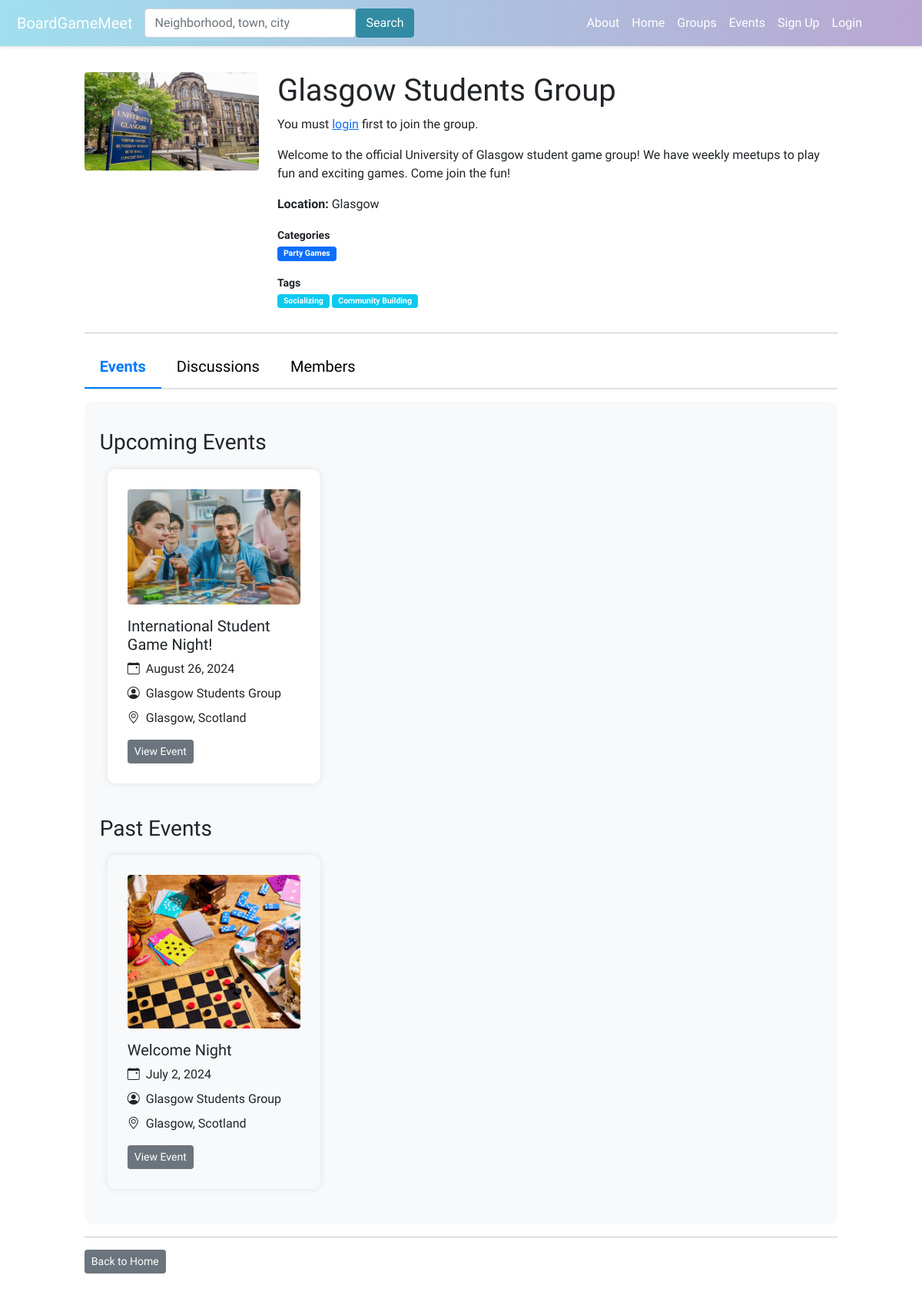
/group/glasgow-students-group-7/, run on the app's committed database.
### boardgame/models.py (models this page shows, shortened)
class Group(models.Model):
    name = models.CharField(max_length=100)
    description = models.TextField()
    members = models.ManyToManyField(User, through='GroupMembers')
    slug = models.SlugField(unique=True)
    group_image = models.ImageField(upload_to='group_images/', null=True, blank=True)
    TYPE_SELECT = (
        ('Public', 'Public'),
        ('Private', 'Private'),
    )
    group_privacy = models.CharField(max_length=10,choices=TYPE_SELECT,default='Public')
    categories = models.ManyToManyField(Category, related_name='groups', blank=True)
    tags = models.ManyToManyField(Tag, related_name='groups', blank=True)

class GroupLocation(models.Model):
    group = models.OneToOneField('Group', on_delete=models.CASCADE)
    city = models.CharField(max_length=100)
    sublocality = models.CharField(max_length=100, blank=True)  # neighborhoods or sublocalities
    state = models.CharField(max_length=100, blank=True)
    postcode = models.CharField(max_length=20, blank=True)
    country = models.CharField(max_length=100)
    latitude = models.DecimalField(max_digits=9, decimal_places=6, blank=True, null=True)
    longitude = models.DecimalField(max_digits=9, decimal_places=6, blank=True, null=True)

class Category(models.Model):
    name = models.CharField(max_length=100)

class Tag(models.Model):
    name = models.CharField(max_length=100)

class Event(models.Model):
    group = models.ForeignKey(Group, on_delete=models.CASCADE)
    title = models.CharField(max_length=100)
    description = models.TextField()
    date_time = models.DateTimeField()
    attendees = models.ManyToManyField(User, through='EventAttendance')
    event_image = models.ImageField(upload_to='event_images/', null=True, blank=True)
    categories = models.ManyToManyField(Category, related_name='events', blank=True)
    tags = models.ManyToManyField(Tag, related_name='events', blank=True)
    nominations_open = models.BooleanField(default=True)
    signups_open = models.BooleanField(default=False)
    admin_only_nominations = models.BooleanField(default=False)
    skip_nominations = models.BooleanField(default=False)

class EventLocation(models.Model):
    event = models.OneToOneField('Event', on_delete=models.CASCADE)
    address = models.CharField(max_length=255)
    city = models.CharField(max_length=100)
    sublocality = models.CharField(max_length=100, blank=True)  # neighborhoods or sublocalities
    state = models.CharField(max_length=100, blank=True, null=True)
    postcode = models.CharField(max_length=20)
    country = models.CharField(max_length=20)
    latitude = models.DecimalField(max_digits=9, decimal_places=6, blank=True, null=True)
    longitude = models.DecimalField(max_digits=9, decimal_places=6, blank=True, null=True)

### boardgame/views.py (the view, shortened to what this page needs)
# urls.py: path('group/<slug:group_slug>/', views.group_profile, name='group_profile'),
def group_profile(request, group_slug):
    group = Group.objects.get(slug=group_slug)
    members = group.members.all()
    is_member = False
    is_admin = False
    is_moderator = False
    if request.user.is_authenticated:
        is_member = members.filter(id=request.user.id).exists()
        is_admin = GroupMembers.objects.filter(user=request.user, group=group, is_admin=True).exists()
        is_moderator = GroupMembers.objects.filter(user=request.user, group=group, is_moderator=True).exists()
    now = timezone.now()
    upcoming_events = Event.objects.filter(group=group, date_time__gte=now).order_by('date_time')
    past_events = Event.objects.filter(group=group, date_time__lt=now).order_by('-date_time')
    post_form = GroupPostForm()
    comment_form = GroupCommentForm()
    group_location = GroupLocation.objects.filter(group=group).first()
    posts = GroupPost.objects.filter(group=group).order_by('-date_added')
    context = {
        'group': group,
        'group_location': group_location,
        'is_admin': is_admin,
        'is_moderator': is_moderator,
        'upcoming_events': upcoming_events,
        'past_events': past_events,
        'members': members,
        'is_member': is_member,
        'post_form': post_form,
        'comment_form': comment_form,
        'posts': posts,
    }
    return render(request, 'boardgame/group_profile.html', context)

### boardgame/forms.py
class GroupPostForm(forms.ModelForm):
    class Meta:
        model = GroupPost
        fields = ['content']

class GroupCommentForm(forms.ModelForm):
    class Meta:
        model = GroupPostComment
        fields = ['content']

### boardgame/templates/boardgame/group_profile.html (shortened to what this page needs)
{% extends 'boardgame/base.html' %}
{% load static %}
{% block content %}
<head>
    <link rel="stylesheet" href="{% static 'boardgame/group_profile_style.css' %}">
</head>
<div class="container mt-4" style="max-width: 90%; margin: 0 auto; padding-bottom: 30px; padding-top: 10px;">
<div class="row">
    <div class="col-md-3">
        {% if group.group_image %}
        <img src="{{ group.group_image.url }}" class="profile-image img-fluid rounded">
        {% else %}
        <img src="{% static 'boardgame/images/group_profile_default.jpg' %}" class="profile-image img-fluid rounded">
        {% endif %}
    </div>
    <div class="col-md-9">
        <h1>{{ group.name }}</h1>
        {% if user.is_authenticated %}
        <form method="POST" action="">
            {% csrf_token %}
            {% if is_member %}
            <button type="submit" class="btn btn-danger btn-sm mb-2" name="leave">Leave Group</button>
            {% else %}
            <button type="submit" class="btn btn-primary btn-sm mb-2" name="join">Join Group</button>
            {% endif %}
            {% if is_admin or is_moderator %}
            <a href="{% url 'create_event' group.slug %}" class="btn btn-primary btn-sm mb-2">Create Event</a>
            <a href="{% url 'manage_group_dashboard' group.slug %}" class="btn btn-secondary btn-sm mb-2">Manage
                Group</a>
            {% endif %}
        </form>
        {% else %}
        <p>You must <a href="{% url 'login' %}">login</a> first to join the group.</p>
        {% endif %}
        <p>{{ group.description }}</p>
        {% if group_location %}
        <p><strong>Location:</strong> {{ group_location.city }}</p>
        {% else %}
        <p><strong>Location:</strong> Not specified</p>
        {% endif %}
        <div class="mb-1">
            <strong class="small">Categories</strong>
            <p class="small">
                {% for category in group.categories.all %}
                <a href="#" class="badge bg-primary text-decoration-none small py-1 px-2">{{ category.name }}</a>
                {% empty %}
                <span class="badge bg-secondary small py-1 px-2">No categories</span>
                {% endfor %}
            </p>
        </div>
        <div class="mb-1">
            <strong class="small">Tags</strong>
            <p class="small">
                {% for tag in group.tags.all %}
                <a href="#" class="badge bg-info text-decoration-none small py-1 px-2">{{ tag.name }}</a>
                {% empty %}
                <span class="badge bg-secondary small py-1 px-2">No tags</span>
                {% endfor %}
            </p>
        </div>
    </div>
</div>
<hr>
<ul class="nav nav-tabs" id="groupTabs" role="tablist">
    <li class="nav-item" role="presentation">
        <a class="nav-link active" id="events-tab" data-bs-toggle="tab" href="#events" role="tab" aria-controls="events"
            aria-selected="true">Events</a>
    </li>
    <li class="nav-item" role="presentation">
        <a class="nav-link" id="discussions-tab" data-bs-toggle="tab" href="#discussions" role="tab"
            aria-controls="discussions" aria-selected="false">Discussions</a>
    </li>
    <li class="nav-item" role="presentation">
        <a class="nav-link" id="members-tab" data-bs-toggle="tab" href="#members" role="tab" aria-controls="members"
            aria-selected="false">Members</a>
    </li>
</ul>
<div class="tab-content mt-3" id="groupTabsContent">
    <div class="tab-pane fade show active" id="events" role="tabpanel" aria-labelledby="events-tab">
        <h3 class="mt-3">Upcoming Events</h3>
        {% if upcoming_events %}
        <div class="row">
            {% for event in upcoming_events %}
            <div class="col-md-4 mb-3">
                <div class="card card-custom">
                    <div class="card-body p-3">
                        <div class="text-center mb-3">
                            {% if event.event_image %}
                                <img src="{{ event.event_image.url }}" class="rounded" style="width: 100%; height: 150px; object-fit: cover;">
                            {% else %}
                                <img src="{% static 'boardgame/images/event_image_default.jpg' %}" class="rounded" style="width: 100%; height: 200px; object-fit: cover;">
                            {% endif %}
                        </div>
                        <h5>{{ event.title }}</h5>
                        <div class="d-flex align-items-center mb-2">
                            <i class="bi bi-calendar-event me-2"></i>
                            <span>{{ event.date_time|date:"F j, Y" }}</span>
                        </div>
                        <div class="d-flex align-items-center mb-2">
                            <i class="bi bi-person-circle me-2"></i>
                            <span>{{ event.group.name }}</span>
                        </div>
                        <div class="d-flex align-items-center mb-2">
                            <i class="bi bi-geo-alt me-2"></i>
                            <span>{{ event.eventlocation.city }}{% if event.eventlocation.state %}, {{ event.eventlocation.state }}{% endif %}</span>
                        </div>
                        <div class="mt-3">
                            <a href="{% url 'event_details' event.id %}" class="btn btn-secondary btn-sm">View Event</a>
                        </div>
                    </div>
                </div>
            </div>
            {% endfor %}
        </div>
        {% else %}
        There are no upcoming events.
        {% endif %}
        {% if past_events %}
        <h3 class="mt-3">Past Events</h3>
        <div class="row">
            {% for event in past_events %}
            <div class="col-md-4 mb-3">
                <div class="card card-custom" style="background-color: #f8f9face;">
                    <div class="card-body p-3">
                        <div class="text-center mb-3">
                            {% if event.event_image %}
                                <img src="{{ event.event_image.url }}" class="rounded" style="width: 100%; height: 150px; object-fit: cover;">
                            {% else %}
                                <img src="{% static 'boardgame/images/event_image_default.jpg' %}" class="rounded" style="width: 100%; height: 200px; object-fit: cover;">
                            {% endif %}
                        </div>
                        <h5>{{ event.title }}</h5>
                        <div class="d-flex align-items-center mb-2">
                            <i class="bi bi-calendar-event me-2"></i>
                            <span>{{ event.date_time|date:"F j, Y" }}</span>
                        </div>
                        <div class="d-flex align-items-center mb-2">
                            <i class="bi bi-person-circle me-2"></i>
                            <span>{{ event.group.name }}</span>
                        </div>
                        <div class="d-flex align-items-center mb-2">
                            <i class="bi bi-geo-alt me-2"></i>
                            <span>{{ event.eventlocation.city }}{% if event.eventlocation.state %}, {{ event.eventlocation.state }}{% endif %}</span>
                        </div>
                        <div class="mt-3">
                            <a href="{% url 'event_details' event.id %}" class="btn btn-secondary btn-sm">View Event</a>
                        </div>
                    </div>
                </div>
            </div>
            {% endfor %}
        </div>
        {% endif %}
    </div>
</div>
<hr>
<div class="mt-3">
    <a href="{% url 'home' %}" class="btn btn-secondary btn-sm">Back to Home</a>
</div>
</div>
{% endblock %}

### boardgame/static/boardgame/style.css (style rules this page uses)
.profile-image { max-width: 300px; max-height: 200px; width: auto; height: auto; }
.card { padding: 10px; margin: 10px; }
.btn-sm { font-size: 0.8rem; padding: 5px 10px; }
.container { max-width: 1200px; margin: auto; }

### boardgame/static/boardgame/group_profile_style.css (style rules this page uses)
.nav-tabs { border-bottom: 2px solid #dee2e6; }
.nav-tabs .nav-link { color: #000; font-size: 1.25rem; padding: 0.75rem 1.25rem; border: none; }
.nav-tabs .nav-link.active { color: #007bff; border-bottom: 2px solid #007bff; font-weight: bold; }
.tab-content { background-color: #f8f9fa; padding: 20px; border-radius: 10px; }
.card-custom { border: none; box-shadow: 0 0 10px rgba(0, 0, 0, 0.1); border-radius: 10px; }

### boardgame/templates/boardgame/base.html (style rules this page uses)
body { font-family: 'Varela Round', sans-serif; }

### data on the page
Group: group_image (picture), name "Glasgow Students Group", description "Welcome to the official University of Glasgow student game group! We have weekly meetups to play fun and exciting games. Come join the fun!"
GroupLocation: city "Glasgow"
Category: name "Party Games"
Tag: name "Socializing"
Tag: name "Community Building"
Event: event_image (picture), title "International Student Game Night!", date_time "August 26, 2024", group.name "Glasgow Students Group", eventlocation.city "Glasgow", eventlocation.state "Scotland"
Event: title "Welcome Night", date_time "July 2, 2024", group.name "Glasgow Students Group", eventlocation.city "Glasgow", eventlocation.state "Scotland"
